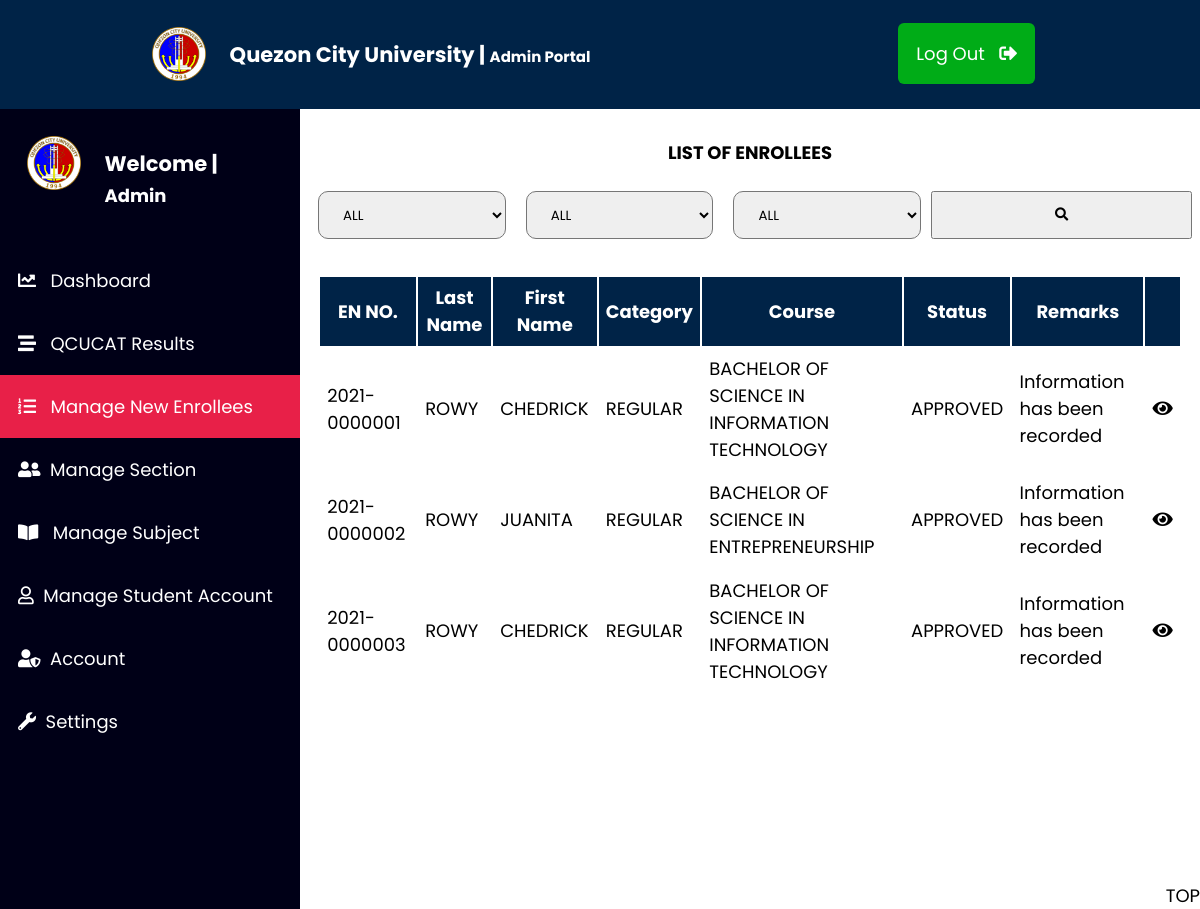
Before: /admin/enrollees.php with the older database file.
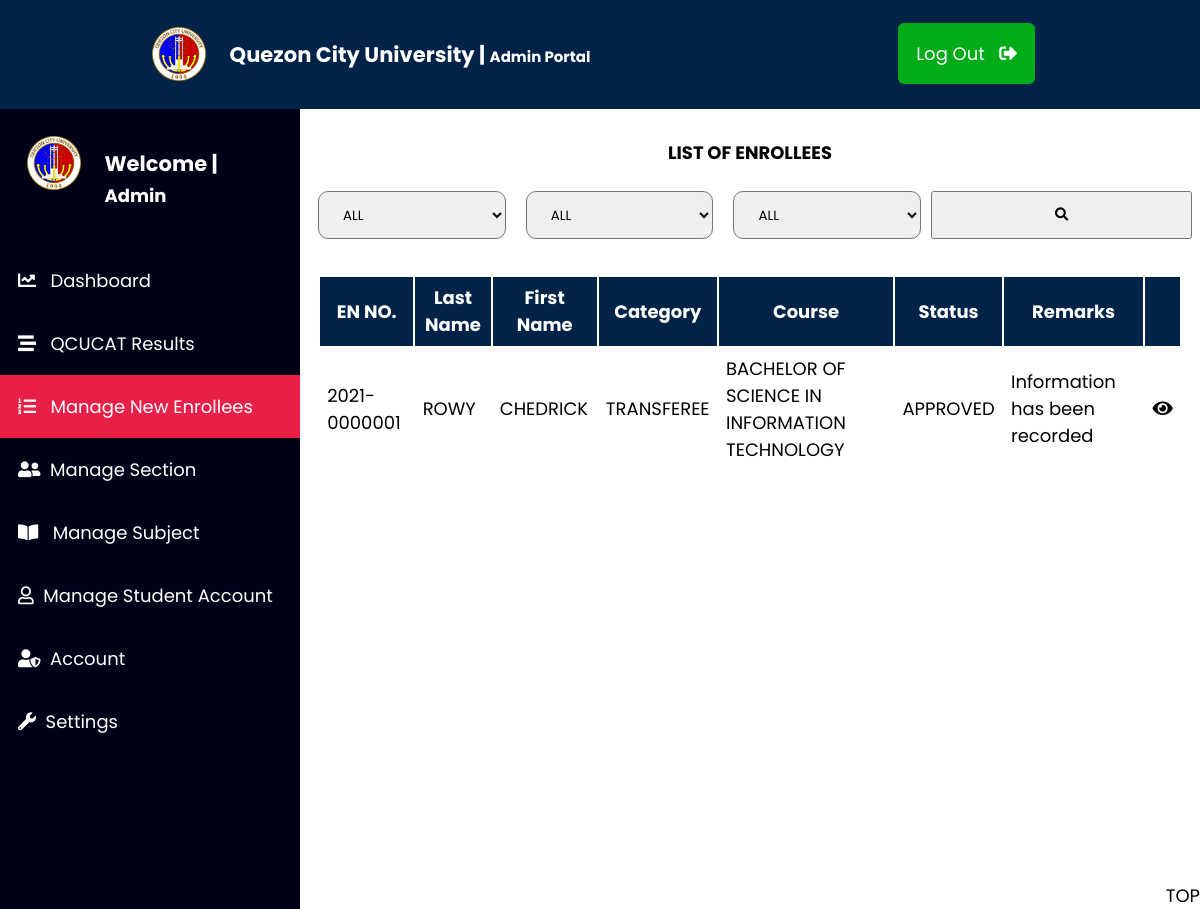
After: the same page with the newer database file.
### tables this page shows
CREATE TABLE `studentinfo` (
  `ID` int(11) NOT NULL,
  `enrollnumber` varchar(50) NOT NULL,
  `StudentID` varchar(11) NOT NULL,
  `FullName-Last` varchar(50) NOT NULL,
  `FullName-First` varchar(50) NOT NULL,
  `FullName-Middle` varchar(50) NOT NULL,
  `Age` varchar(11) NOT NULL,
  `birthday` varchar(50) NOT NULL,
  `birthplace` varchar(50) NOT NULL,
  `civilstatus` varchar(25) NOT NULL,
  `gender` varchar(25) NOT NULL,
  `contactno` varchar(20) NOT NULL,
  `email` varchar(50) NOT NULL,
  `address-name` varchar(100) NOT NULL,
  `zip_code` varchar(10) NOT NULL,
  `mothername` varchar(50) NOT NULL,
  `motherjob` varchar(50) NOT NULL,
  `fathername` varchar(50) NOT NULL,
  `fatherjob` varchar(50) NOT NULL,
  `guardianname` varchar(50) NOT NULL,
  `relationship` varchar(50) NOT NULL,
  `guardiancontactno` varchar(20) NOT NULL
);

CREATE TABLE `studentenrollmentinfo` (
  `ID` int(11) NOT NULL,
  `enrollnumber` varchar(50) NOT NULL,
  `StudentID` varchar(11) NOT NULL,
  `category` varchar(50) NOT NULL,
  `firstcourse` varchar(50) NOT NULL,
  `secondcourse` varchar(50) NOT NULL,
  `thirdcourse` varchar(50) NOT NULL,
  `campus` varchar(100) NOT NULL
);

CREATE TABLE `studentapprovals` (
  `ID` int(11) NOT NULL,
  `enrollnumber` varchar(50) NOT NULL,
  `StudentID` varchar(11) NOT NULL,
  `Approval` varchar(50) NOT NULL DEFAULT 'TO BE APPROVED',
  `remarks` varchar(50) NOT NULL
);

### admin/enrollees.php (the view, shortened to what this page needs)
<?php
include_once("$_SERVER[DOCUMENT_ROOT]/enrollmentsystemfinal/admin/header.php");
include_once("config/dbcon.php");
?>
<div class="content">
    <div class="enrollees">
    <div class="head">
    <h1>LIST OF ENROLLEES</h1>
    <br>
    <div class="filter-drawer">
        <form action="" class="searchbox" method="POST">
    <select name="firstcourse" value="">
                        <option value=" ">ALL</option>
                </select>
    <select name="category" value=" ">
                        <option value=" ">ALL</option>
                    </select>
    <select name="approval" value=" ">
                        <option value=" ">ALL</option>
                    </select>
                  <button type="submit" name="submit"><i class="fas fa-search"></i></button>
                    </form>
    </div>
    </div>
    <div class="con">
<table>
<tr>
    <th>EN NO.
    </th>
    <th>Last Name</th>
    <th>First Name</th>
    <th>Category</th>
    <th>Course</th>
    <th>Status</th>
    <th>Remarks</th>
    <th></th>
</tr>
<tbody id="enrollees_data">
<tr>
    <?php
        if(!isset($_POST['submit'])){
                $selectenrolleesstatus = "SELECT studentinfo.enrollnumber, studentinfo.ID, studentinfo.`FullName-Last`, studentinfo.`FullName-First`, studentenrollmentinfo.category, studentenrollmentinfo.firstcourse, studentapprovals.Approval, studentapprovals.remarks FROM studentinfo INNER JOIN studentenrollmentinfo ON studentinfo.enrollnumber = studentenrollmentinfo.enrollnumber INNER JOIN studentapprovals ON studentinfo.enrollnumber = studentapprovals.enrollnumber";
                $select_run = mysqli_query($con, $selectenrolleesstatus);
                if($select_run){
                    if($select_run && mysqli_num_rows($select_run) > 0){
                        while($row = mysqli_fetch_array($select_run)){
                            $enrollnumber = $row['enrollnumber'];
                            $studentlast = $row['FullName-Last'];
                            $studentfirst = $row['FullName-First'];
                            $studentcat = $row['category'];
                            $studentcourse =$row['firstcourse'];
                            $studentapproval = $row['Approval'];
                            $studentremarks = $row['remarks'];
                            $id = $row['ID'];
                            ?>
                            <td><?php  echo $enrollnumber;?></td>
                            <td><?php  echo $studentlast;?></td>
                            <td><?php  echo $studentfirst;?></td>
                            <td><?php  echo $studentcat;?></td>
                            <td><?php  echo $studentcourse;?></td>
                            <td><?php  echo $studentapproval;?></td>
                            <td><?php  echo $studentremarks;?></td>
                            <td class='buttons'> <a href="select_info.php?id=<?php echo $id; ?>"><i class="fas fa-eye" ></i> </a>  </td>
                            </tr>
 </tbody>
 <?php
                        }
            }
        }
}
?>
</table>
<a href="enrollees.php" target="_TOP" class="fixed-button"> TOP </a>
</div>
</div>
</div>

### admin/header.php (shortened to what this page needs)
<?php
$cssfile2 = "/enrollmentsystemfinal/styles/all.css";
$iconsite = "/enrollmentsystemfinal/img/qcu.png";
?>
<!DOCTYPE html>
<html lang="en">
<head>
    <link rel="stylesheet" href="<?php echo $cssfile2;?>" type="text/css">
    <link rel="stylesheet" href="admin_styles.css" type="text/css">
</head>
<body>
<div class="container">
<nav>
            <div class="logo">
                <img class="qculogo"  src="<?php echo $iconsite;?>"> &nbsp;&nbsp;&nbsp;
                    <h3>Quezon City University | <span style="font-size:15px;">  Admin Portal</span></h3>
            </div>
            <ul class="nav-list">
                <li class="list-items">
                <a href="../login.php" class="login-btn"> Log Out &nbsp; <i class="fas fa-sign-out-alt"></i></a>
                </li>
            </ul>
</nav>
<main>
<ul class="side-list">
    <li> <div class="logo" style="padding:0;">
                <img class="qculogo"  src="<?php echo $iconsite;?>"> &nbsp;&nbsp;&nbsp;
                    <h3> Welcome | <span style="font-size:18px;">  Admin</span></h3>
            </div></li>
    <li class="<?php echo (basename($_SERVER['PHP_SELF']) == "dashboard.php")?"active":"";?>"><a href="dashboard.php"> <i class="fas fa-chart-line"></i> &nbsp; Dashboard </a></li>
    <li class="<?php echo (basename($_SERVER['PHP_SELF']) == "passers.php")?"active":"";?>"><a href="passers.php"> <i class="fas fa-stream"></i> &nbsp; QCUCAT Results </a></li>
    <li class="<?php echo (basename($_SERVER['PHP_SELF']) == "enrollees.php") || (basename($_SERVER['PHP_SELF']) == "select_info.php") || (basename($_SERVER['PHP_SELF']) == "approvals.php") || (basename($_SERVER['PHP_SELF']) == "select_status.php")?"active":"";?>"><a href="enrollees.php"> <i class="fas fa-list-ol"></i> &nbsp; Manage New Enrollees</a> </li>
    <li class="<?php echo (basename($_SERVER['PHP_SELF']) == "sections.php") || (basename($_SERVER['PHP_SELF']) == "campus_course.php") || (basename($_SERVER['PHP_SELF']) == "sectionlist.php")?"active":"";?>"><a href="sections.php"> <i class="fas fa-user-friends"></i>&nbsp; Manage Section</a> </li>
    <li class="<?php echo (basename($_SERVER['PHP_SELF']) == "subjects.php")?"active":"";?>"><a href="subjects.php"> <i class="fas fa-book-open"></i> &nbsp; Manage Subject</a> </li>
    <li class="<?php echo (basename($_SERVER['PHP_SELF']) == "student_acc.php")?"active":"";?>"><a href="student_acc.php"> <i class="far fa-user"></i>&nbsp; Manage Student Account</a> </li>
    <li class="<?php echo (basename($_SERVER['PHP_SELF']) == "admin.php")?"active":"";?>"> <a href="admin.php"> <i class="fas fa-user-shield"> </i>&nbsp; Account </a> </li>
    <li class="<?php echo (basename($_SERVER['PHP_SELF']) == "settings.php")?"active":"";?>"><a href="settings.php"> <i class="fas fa-wrench"></i>&nbsp; Settings </a> </li>
</ul>
</main>

### styles/all.css (style rules this page uses)
.fa, .fas, .far, .fal, .fad, .fab { -moz-osx-font-smoothing: grayscale; -webkit-font-smoothing: antialiased; display: inline-block; font-style: normal; font-variant: normal; text-rendering: auto; line-height: 1; }
.fa-book-open:before { content: "\f518"; }
.fa-chart-line:before { content: "\f201"; }
.fa-eye:before { content: "\f06e"; }
.fa-list-ol:before { content: "\f0cb"; }
.fa-search:before { content: "\f002"; }
.fa-sign-out-alt:before { content: "\f2f5"; }
.fa-stream:before { content: "\f550"; }
.fa-user:before { content: "\f007"; }
.fa-user-friends:before { content: "\f500"; }
.fa-user-shield:before { content: "\f505"; }
.fa-wrench:before { content: "\f0ad"; }
.far { font-family: 'Font Awesome 5 Free'; font-weight: 400; }
.fa, .fas { font-family: 'Font Awesome 5 Free'; font-weight: 900; }

### admin/admin_styles.css (style rules this page uses)
* { box-sizing: border-box; }
body { color: white; font-family: 'Poppins', sans-serif; font-size: 18px; margin: 0px; padding:0px; height: 100%; }
.container { display: grid; grid-template-columns: repeat(4, 1fr); grid-template-rows: .2fr, 1.5fr, 1.2fr, .8fr; grid-template-areas: "nav nav nav nav" "main content content content" "main content content content" "main content content content" ; }
nav { grid-area: nav; background-color: #002347; display: flex; justify-content: space-around; }
main { grid-area: main; background: #000017; height: 100%; min-height: 100vh; }
.content { grid-area: content; }
.logo { padding: 1em; display: flex; }
.logo img { width: 4em; height: 4em; padding: .5em; }
.login-btn { text-decoration: none; color: white; background-color: #e82048; padding: 1em; margin: 1em; border-radius: 6px; }
.nav-list { text-decoration: none; padding: 1.2em; }
.nav-list .list-items { display: inline-block; }
.side-list li a { text-decoration: none; color: white; }
.side-list { text-decoration: none; list-style-type: none; margin: 0; padding: 0; }
.side-list li { padding: 1em; margin: 0em; }
.active { background-color: #e82048 ; }
.enrollees { display: grid; grid-template-columns: repeat(3, 1fr); grid-template-rows: 1fr, 1fr, 1fr; grid-template-areas: "head head head" "con con con" "con con con" ; color: black; }
.head { grid-area: head; color: black; padding: 1em; margin:1em; font-size: .5em; }
.head h1 { text-align: center; }
.filter-drawer form { display: flex; margin: 0 -10px; }
.filter-drawer select { width: 35%; font-family: 'Poppins', sans-serif; padding: 12px 20px; border-radius: 10px; margin: 0 10px; }
.filter-drawer button { padding: 12px 20px; }
.con { grid-area: con; padding: 1em; }
.con table { min-width: 100%; min-height: 100%; }
.con a { text-decoration: none; color: black; font-size: 1em; }
.con .buttons { text-align: center; }
.con th { background-color: #002347; color: white; border-collapse: collapse; }
.con th,td { padding: .4em; cursor: pointer; }
.login-btn { text-decoration: none; color: white; background-color: #00AC17; padding: 1em; margin: 1em; border-radius: 6px; }
.fixed-button { position: fixed; bottom: 0; right: 0; transform-origin: center right; }
.appbody input,select,button { width: 50%; font-family: 'Poppins', sans-serif; padding: 12px 20px; }

Changed rows visible on the page:
removed studentinfo: enrollnumber "2021-0000002", value "ROWY", value "JUANITA", studentenrollmentinfo.category "REGULAR", studentenrollmentinfo.firstcourse "BACHELOR OF SCIENCE IN ENTREPRENEURSHIP", studentapprovals.Approval "APPROVED", studentapprovals.remarks "Information has been recorded"
removed studentinfo: enrollnumber "2021-0000003", value "ROWY", value "CHEDRICK", studentenrollmentinfo.category "REGULAR", studentenrollmentinfo.firstcourse "BACHELOR OF SCIENCE IN INFORMATION TECHNOLOGY", studentapprovals.Approval "APPROVED", studentapprovals.remarks "Information has been recorded"
changed studentinfo "ROWY": studentenrollmentinfo.category "REGULAR" → "TRANSFEREE"
